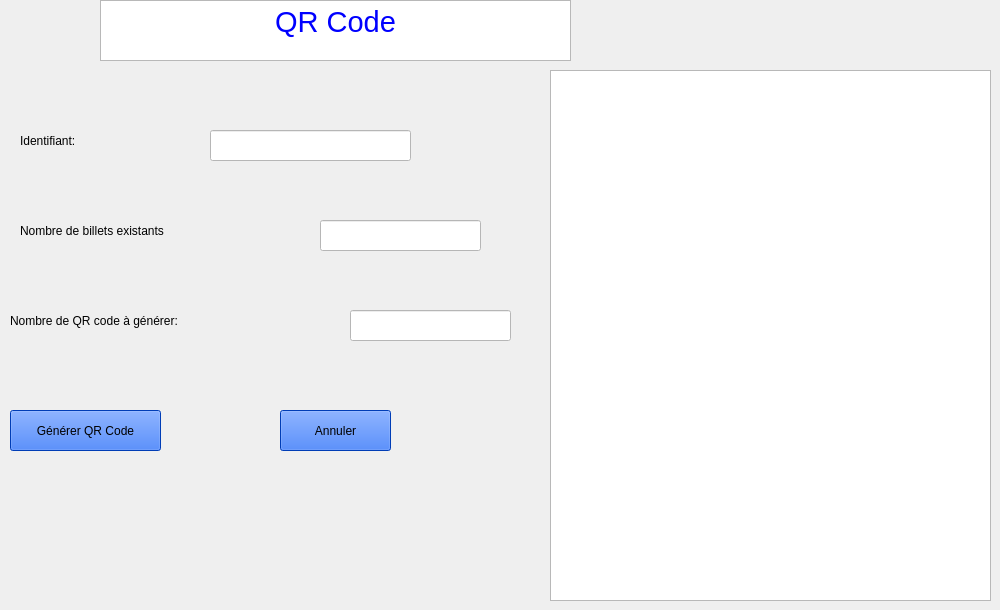
     <widget class="QWidget" name="tab_12">
      <attribute name="title">
       <string>QR Code</string>
      </attribute>
      <widget class="QPushButton" name="B_QR">
       <property name="geometry">
        <rect>
         <x>10</x>
         <y>410</y>
         <width>151</width>
         <height>41</height>
        </rect>
       </property>
       <property name="styleSheet">
        <string notr="true">background-color: rgb(0, 85, 255);
color: rgb(0, 0, 0);
font: 75 10pt &quot;MS Shell Dlg 2&quot;;</string>
       </property>
       <property name="text">
        <string>Générer QR Code</string>
       </property>
      </widget>
      <widget class="QLineEdit" name="le_QR_id">
       <property name="geometry">
        <rect>
         <x>210</x>
         <y>130</y>
         <width>201</width>
         <height>31</height>
        </rect>
       </property>
       <property name="styleSheet">
        <string notr="true">background-color: rgb(255, 255, 255);</string>
       </property>
      </widget>
      <widget class="QLabel" name="label_22">
       <property name="geometry">
        <rect>
         <x>20</x>
         <y>120</y>
         <width>181</width>
         <height>41</height>
        </rect>
       </property>
       <property name="styleSheet">
        <string notr="true">font: 14pt &quot;MS Shell Dlg 2&quot;;</string>
       </property>
       <property name="text">
        <string>Identifiant:</string>
       </property>
      </widget>
      <widget class="QPushButton" name="B_QR_annuler">
       <property name="geometry">
        <rect>
         <x>280</x>
         <y>410</y>
         <width>111</width>
         <height>41</height>
        </rect>
       </property>
       <property name="styleSheet">
        <string notr="true">background-color: rgb(0, 85, 255);
color: rgb(0, 0, 0);
font: 75 10pt &quot;MS Shell Dlg 2&quot;;</string>
       </property>
       <property name="text">
        <string>Annuler</string>
       </property>
      </widget>
      <widget class="QTextBrowser" name="textBrowser_10">
       <property name="geometry">
        <rect>
         <x>100</x>
         <y>0</y>
         <width>471</width>
         <height>61</height>
        </rect>
       </property>
       <property name="styleSheet">
        <string notr="true">
color: rgb(0, 0, 255);</string>
       </property>
       <property name="html">
        <string>&lt;!DOCTYPE HTML PUBLIC &quot;-//W3C//DTD HTML 4.0//EN&quot; &quot;http://www.w3.org/TR/REC-html40/strict.dtd&quot;&gt;
&lt;html&gt;&lt;head&gt;&lt;meta name=&quot;qrichtext&quot; content=&quot;1&quot; /&gt;&lt;style type=&quot;text/css&quot;&gt;
p, li { white-space: pre-wrap; }
&lt;/style&gt;&lt;/head&gt;&lt;body style=&quot; font-family:'MS Shell Dlg 2'; font-size:8.25pt; font-weight:400; font-style:normal;&quot;&gt;
&lt;p align=&quot;center&quot; style=&quot; margin-top:0px; margin-bottom:0px; margin-left:0px; margin-right:0px; -qt-block-indent:0; text-indent:0px;&quot;&gt;&lt;span style=&quot; font-family:'MS Shell Dlg 2'; font-size:22pt;&quot;&gt;QR Code&lt;/span&gt;&lt;/p&gt;&lt;/body&gt;&lt;/html&gt;</string>
       </property>
      </widget>
      <widget class="QTableView" name="tab_QR">
       <property name="geometry">
        <rect>
         <x>550</x>
         <y>70</y>
         <width>441</width>
         <height>531</height>
        </rect>
       </property>
      </widget>
      <widget class="QLabel" name="label_20">
       <property name="geometry">
        <rect>
         <x>20</x>
         <y>210</y>
         <width>281</width>
         <height>41</height>
        </rect>
       </property>
       <property name="styleSheet">
        <string notr="true">font: 14pt &quot;MS Shell Dlg 2&quot;;</string>
       </property>
       <property name="text">
        <string>Nombre de billets existants</string>
       </property>
      </widget>
      <widget class="QLineEdit" name="le_QR_nbr_billet">
       <property name="geometry">
        <rect>
         <x>320</x>
         <y>220</y>
         <width>161</width>
         <height>31</height>
        </rect>
       </property>
       <property name="styleSheet">
        <string notr="true">background-color: rgb(255, 255, 255);</string>
       </property>
       <property name="text">
        <string/>
       </property>
      </widget>
      <widget class="QLineEdit" name="le_QR_nbr_QR">
       <property name="geometry">
        <rect>
         <x>350</x>
         <y>310</y>
         <width>161</width>
         <height>31</height>
        </rect>
       </property>
       <property name="styleSheet">
        <string notr="true">background-color: rgb(255, 255, 255);</string>
       </property>
       <property name="text">
        <string/>
       </property>
      </widget>
      <widget class="QLabel" name="label_24">
       <property name="geometry">
        <rect>
         <x>10</x>
         <y>300</y>
         <width>321</width>
         <height>41</height>
        </rect>
       </property>
       <property name="styleSheet">
        <string notr="true">font: 14pt &quot;MS Shell Dlg 2&quot;;</string>
       </property>
       <property name="text">
        <string>Nombre de QR code à générer:</string>
       </property>
      </widget>
     </widget>
